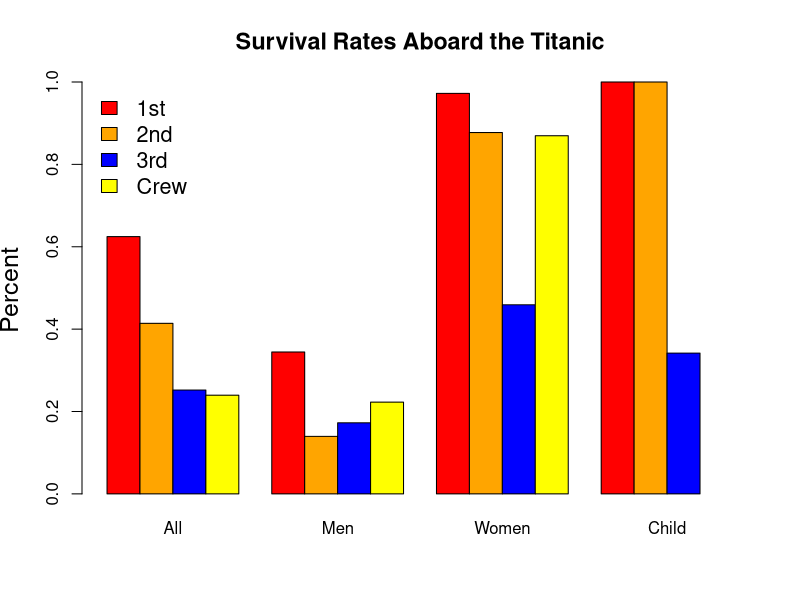

This chart was generated by the following R code:
## ---- chunk 1
knitr::opts_chunk$set(echo = TRUE)
## ---- chunk 2
library(datasets)
library(dplyr)
library(ggplot2)
## ---- chunk 3
data(Titanic)
str(Titanic)
## ---- chunk 4
df <- data.frame(Titanic)
tail(df)
## ---- chunk 5
no.passengers <- sum(df$Freq)
no.survivors <- sum(df$Freq[df$Survived == "Yes"])
survivor.rate <- no.survivors / no.passengers

no.passengers 
no.survivors
survivor.rate
## ---- chunk 6
women.surv.rate <- sum(df$Freq[df$Sex == "Female" & df$Survived == "Yes"]) / sum(df$Freq[df$Sex == "Female"])
child.surv.rate <- sum(df$Freq[df$Age == "Child"& df$Survived == "Yes"]) / sum(df$Freq[df$Age == "Child"])

women.surv.rate
child.surv.rate 
## ---- chunk 7
df.all <- df %>% 
  group_by(Class) %>% 
  summarise(No = sum(Freq[Survived == "No"]), Yes = sum(Freq[Survived == "Yes"])) %>% 
  mutate(total = No + Yes, surv.rate = Yes/ (No + Yes))
df.all
## ---- chunk 8
df.child <- subset(df, Age == "Child")

df.child <- df.child %>% 
  group_by(Class) %>% 
  summarise(No = sum(Freq[Survived == "No"]), Yes = sum(Freq[Survived == "Yes"])) %>% 
  mutate(total = No + Yes, surv.rate = Yes/ (No + Yes))

df.child
## ---- chunk 9
df.women <- subset(df, Sex == "Female")

df.women <- df.women %>% 
  group_by(Class) %>% 
  summarise(No = sum(Freq[Survived == "No"]), Yes = sum(Freq[Survived == "Yes"]))  %>% 
  mutate(total = No + Yes, surv.rate = Yes/ (No + Yes))

df.women
## ---- chunk 10
df.men <- subset(df, Sex == "Male")

df.men <- df.men %>% 
  group_by(Class) %>% 
  summarise(No = sum(Freq[Survived == "No"]), Yes = sum(Freq[Survived == "Yes"]))  %>% 
  mutate(total = No + Yes, surv.rate = Yes/ (No + Yes))

df.men
## ---- chunk 11

survivor <- data.frame(All = df.all$surv.rate, Men = df.men$surv.rate, Women = df.women$surv.rate, Child = df.child$surv.rate)
labels <- c("1st","2nd","3rd","Crew")
row.names(survivor) <- labels
survivor
## ---- chunk 12

colours <- c("red", "orange", "blue", "yellow")

barplot(as.matrix(survivor), main="Survival Rates Aboard the Titanic", ylab = "Percent", cex.lab = 1.5, cex.main = 1.4, beside=TRUE, col=colours)

legend("topleft", labels, cex=1.3, bty="n", fill=colours)

